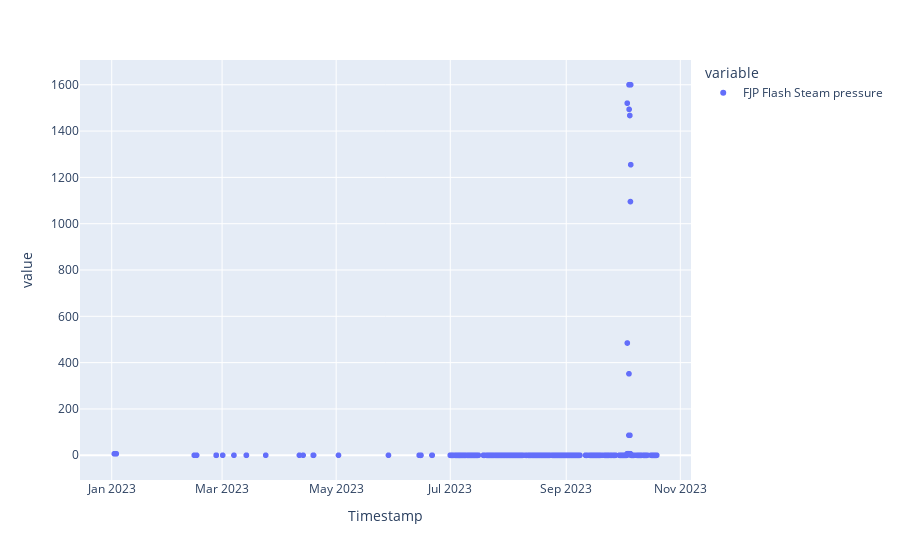

Write notebook code for a chart like this one.
### Code cell
px.scatter(df3[['FJP Flash Steam pressure']])

### Figure 1 — Plotly figure (JSON) as saved in the notebook; plotly's stock layout.template omitted (floating-point values rounded to 4 significant figures; data arrays with more than 128 entries replaced by an {"elided": "..."} marker saying what was removed)
{"data": [{"hovertemplate": "variable=FJP Flash Steam pressure<br>Timestamp=%{x}<br>value=%{y}<extra></extra>", "legendgroup": "FJP Flash Steam pressure", "marker": {"color": "#636efa", "symbol": "circle"}, "mode": "markers", "name": "FJP Flash Steam pressure", "showlegend": true, "type": "scattergl", "x": {"elided": "2197 str values"}, "xaxis": "x", "y": {"elided": "2197 float values"}, "yaxis": "y"}], "layout": {"autosize": true, "legend": {"title": {"text": "variable"}, "tracegroupgap": 0}, "margin": {"t": 60}, "xaxis": {"anchor": "y", "autorange": true, "domain": [0, 1], "range": ["2022-12-15 20:15:31.6616", "2023-11-05 21:45:27.0904"], "title": {"text": "Timestamp"}, "type": "date"}, "yaxis": {"anchor": "x", "autorange": true, "domain": [0, 1], "range": [-123.9, 1724.0], "title": {"text": "value"}, "type": "linear"}}}
